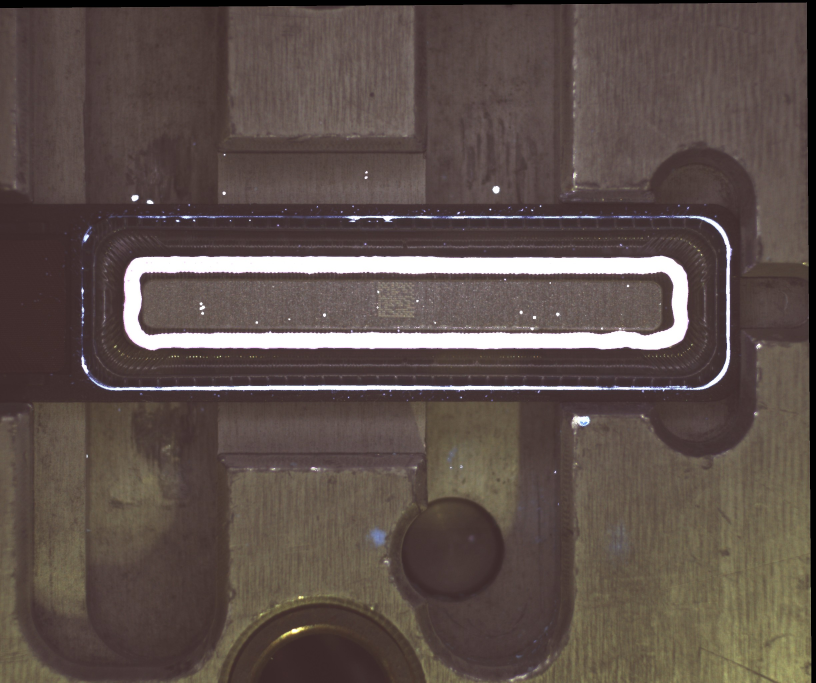
#> input picture images/GL135141V1L0XFCA1+P13434443114-Normal.jpg, 2448 x 2048 px (shown at 1/3 size)
$ python app3.py
#> lines starting #> are read from the running program, lines starting #| are printed output that depends on the picture; after the words box and inside, x2 and y2 are one past the last pixel; in counts of white or black regions, pixels touching at a corner belong together
import cv2
import numpy as np

# 讀取圖片
# image_path = "images/GL135141V1L0XFCA1+P13434443114-Normal.jpg"
image_path = "images/GL135141V1L0XFCA1+P13434443114-Normal.jpg"
image = cv2.imread(image_path, cv2.IMREAD_GRAYSCALE)
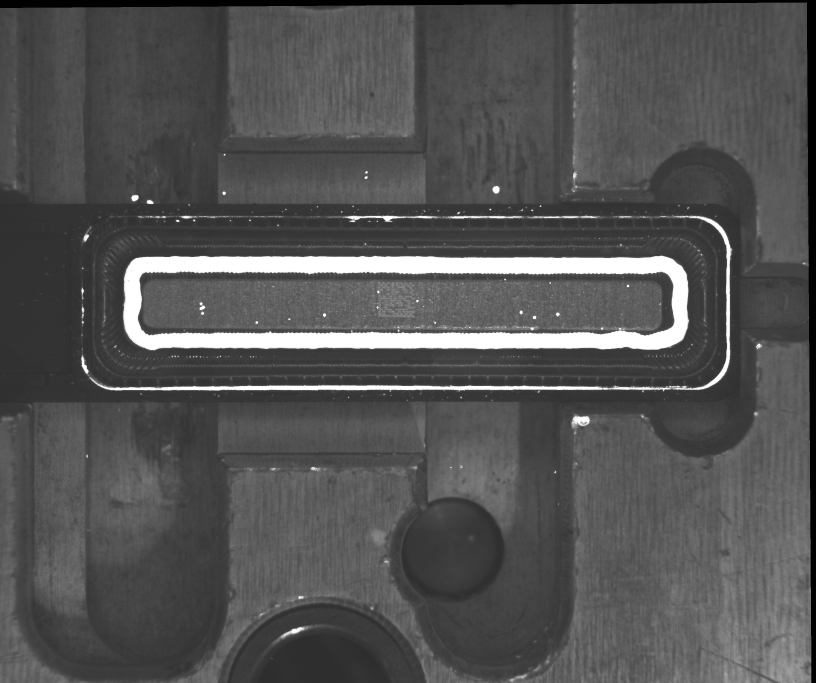
#> image: shape (2048, 2448) (shown at 1/3 size); min 0, max 255, mean 83.7

# 使用 Gaussian 模糊來平滑圖像，減少雜訊
blur_radius = 13
image = cv2.GaussianBlur(image, (blur_radius, blur_radius), 0)

# 使用自適應閾值來進行二值化
binary = cv2.adaptiveThreshold(
    image, 255, cv2.ADAPTIVE_THRESH_GAUSSIAN_C, cv2.THRESH_BINARY, 11, 2,
    # blurred, 255, cv2.ADAPTIVE_THRESH_GAUSSIAN_C, cv2.THRESH_BINARY, 11, 2
)
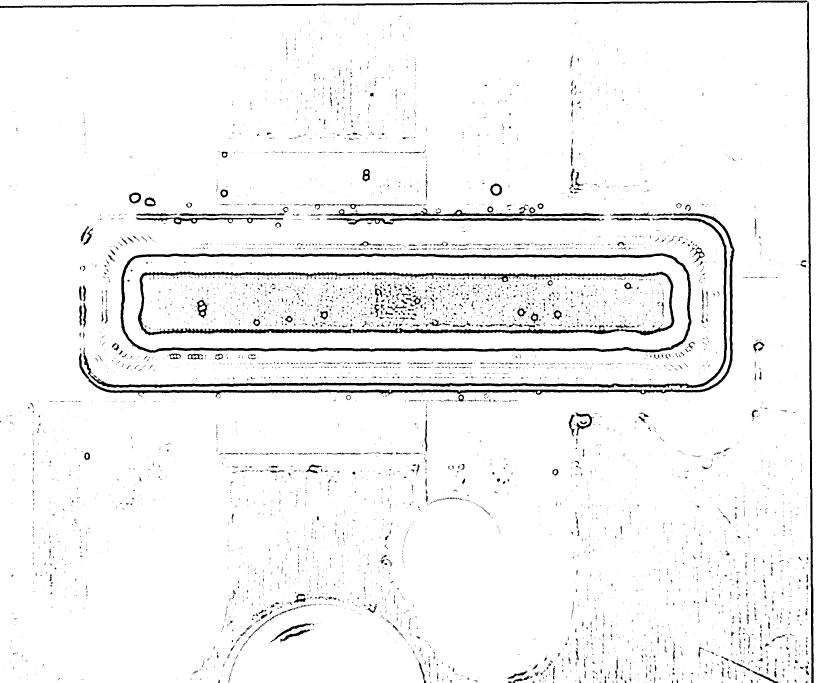
#> binary: shape (2048, 2448) (shown at 1/3 size); 95.7% white; 7777 black regions (7047 under 20 px), largest, box (x1, y1, x2, y2) and area: (361, 760, 2075, 1058) 29275, (414, 815, 2023, 1007) 29208, (0, 1, 2441, 2048) 25055

# 反轉顏色，使得白色部分為我們感興趣的區域
binary = cv2.bitwise_not(binary)
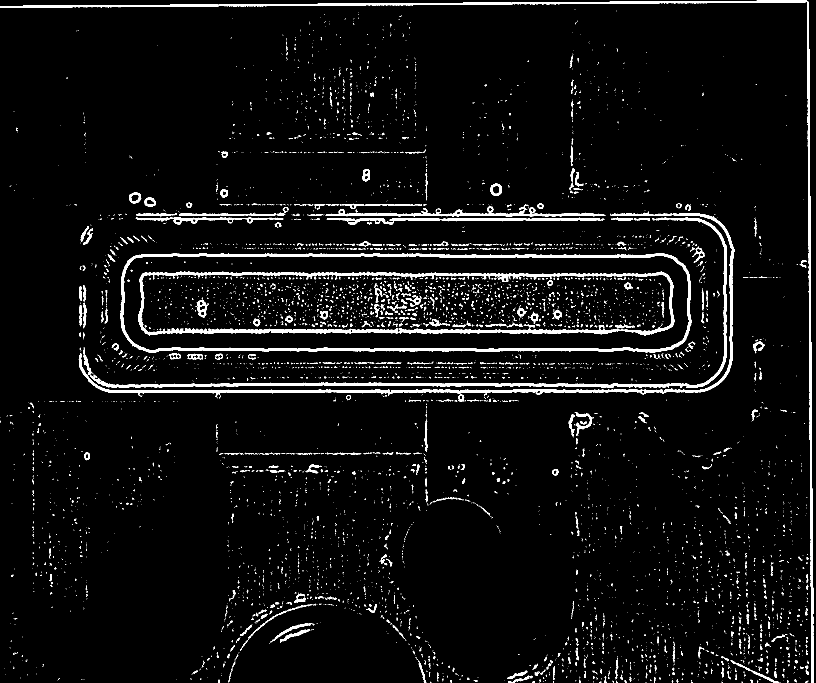
#> binary: shape (2048, 2448) (shown at 1/3 size); 4.3% white; 7777 white regions (7047 under 20 px)

# 尋找輪廓
contours, _ = cv2.findContours(binary, cv2.RETR_TREE, cv2.CHAIN_APPROX_SIMPLE)
#> contours = 8852 contours, 8412 with area under 20; largest, box (x1, y1, x2, y2) and area: (361, 760, 2075, 1058) 486938, (368, 766, 2069, 1053) 461470, (414, 815, 2023, 1007) 25546, (0, 1, 2441, 2048) 20584, (236, 635, 2204, 1192) 17484

# 選擇最大的輪廓進行簡化和平滑
contours_keep = 4
contours = sorted(contours, key=cv2.contourArea, reverse=True)[:contours_keep]
#> contours = 4 contours; box (x1, y1, x2, y2) and area: (361, 760, 2075, 1058) 486938, (368, 766, 2069, 1053) 461470, (414, 815, 2023, 1007) 25546, (0, 1, 2441, 2048) 20584

# 選擇最內層的輪廓來繪製
mask = np.zeros_like(image)
cv2.drawContours(mask, contours, -1, 255, thickness=cv2.FILLED)
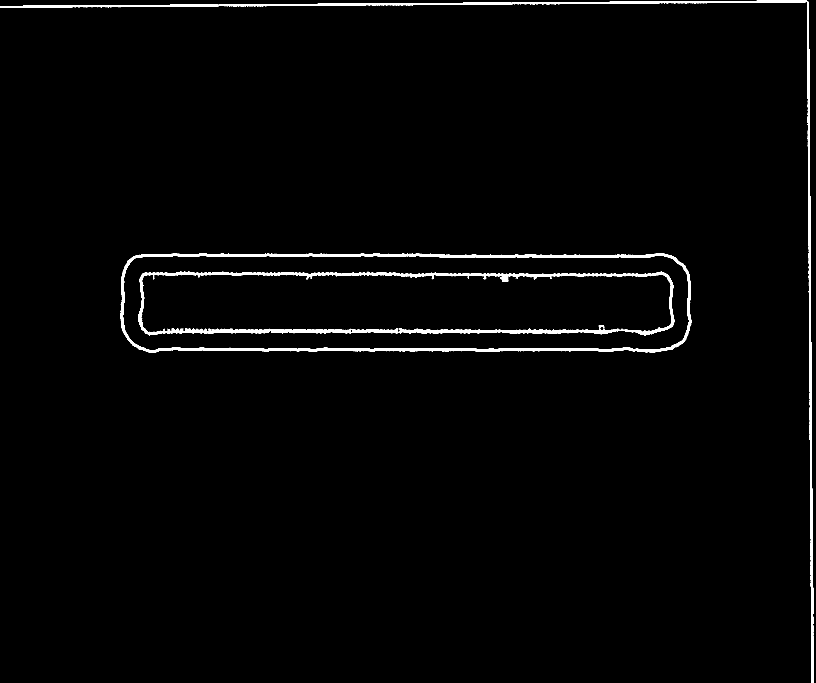
#> mask: shape (2048, 2448) (shown at 1/3 size); 1.7% white; 3 white regions, box (x1, y1, x2, y2) and area: (414, 815, 2023, 1007) 29342, (361, 760, 2075, 1058) 29282, (0, 1, 2441, 2048) 25055

# 計算指定位置的寬度
def measure_width(mask, y):
    x_indices = np.where(mask[y, :] == 255)[0]
    if len(x_indices) >= 2:
        width = x_indices[-1] - x_indices[0]
        return width
    return None

p1,radius = (300,850), 10
p2,radius = (300,900), 10
cv2.circle(mask, p1, radius, 255, -1)
#> mask: shape (2048, 2448); 1.7% white; 4 white regions, box (x1, y1, x2, y2) and area: (414, 815, 2023, 1007) 29342, (361, 760, 2075, 1058) 29282, (0, 1, 2441, 2048) 25055, (290, 840, 311, 861) 317
cv2.circle(mask, p2, radius, 255, -1)
#> mask: shape (2048, 2448); 1.7% white; 5 white regions, box (x1, y1, x2, y2) and area: (414, 815, 2023, 1007) 29342, (361, 760, 2075, 1058) 29282, (0, 1, 2441, 2048) 25055, (290, 840, 311, 861) 317, (290, 890, 311, 911) 317


# 指定量測位置的Y座標
y_positions = [61, 163, 252]

# 量測寬度
for y in y_positions:
    width = measure_width(mask, y)
    if width:
        print(f"位置 Y = {y} 的寬度為: {width} 像素")
    else:
        print(f"無法在位置 Y = {y} 找到有效的寬度")
#> this loop made 3 passes
#> (x_indices in measure_width, width) on passes 1 to 3: ([2421, 2422, 2423, 2424, 2425, 2426], 5), ([2422, 2423, 2424, 2425, 2426, 2427], 5), ([2423, 2424, 2425, 2426, 2427], 4)
#| 位置 Y = 61 的寬度為: 5 像素
#| 位置 Y = 163 的寬度為: 5 像素
#| 位置 Y = 252 的寬度為: 4 像素

# 顯示結果
cv2.imshow("Smoothed Contour", mask)
cv2.waitKey(0)
cv2.destroyAllWindows()

$ run again, with images/GL135141V1L0XFCA1+P13434443114- measurement.png saved as images/GL135141V1L0XFCA1+P13434443114-Normal.jpg
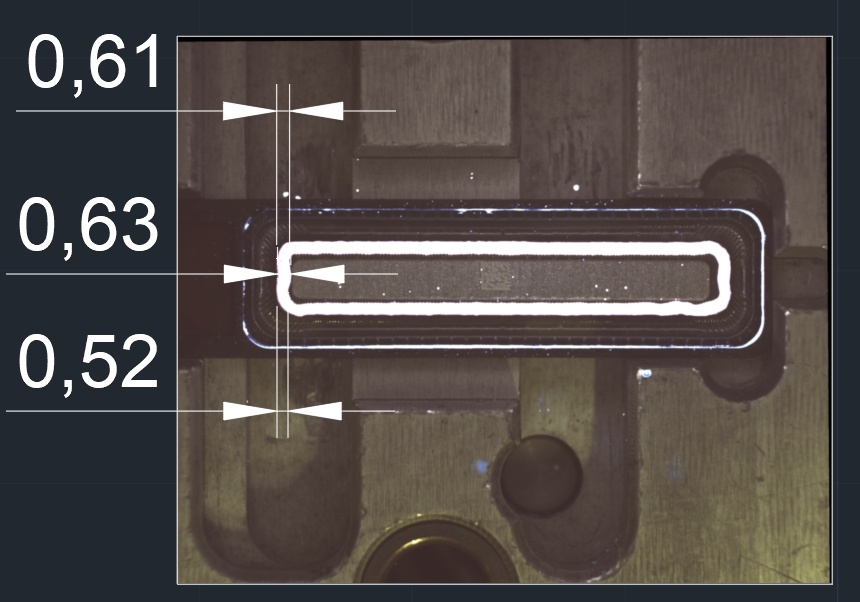
#> input picture images/GL135141V1L0XFCA1+P13434443114- measurement.png, 860 x 602 px
#> `binary = cv2.adaptiveThreshold( image, 255, cv2.ADAPTIVE_THRESH_GAUSSI..`:
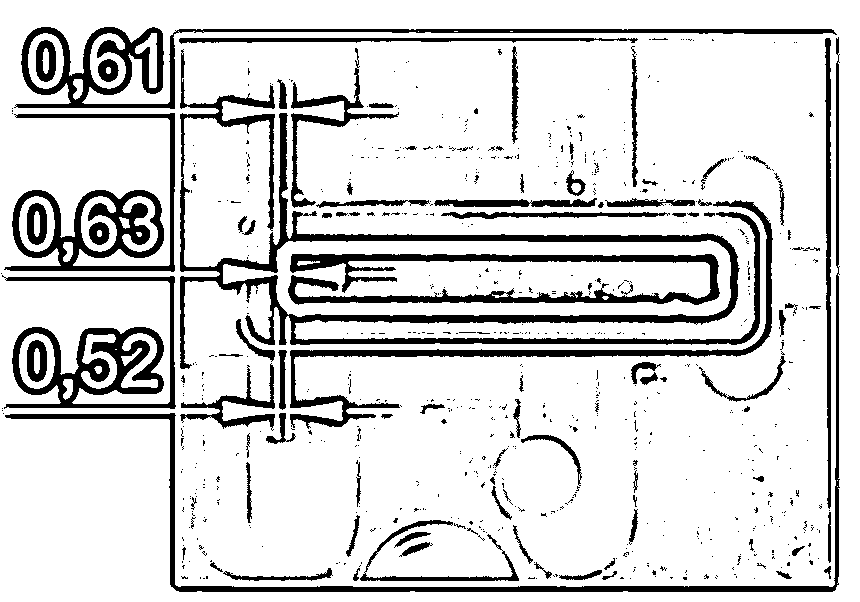
#> binary: shape (602, 860); 84.5% white; 722 black regions (620 under 20 px), largest, box (x1, y1, x2, y2) and area: (180, 49, 760, 369) 16048, (288, 254, 720, 305) 7442, (14, 27, 837, 109) 7337
#> `contours, _ = cv2.findContours(binary, cv2.RETR_TREE, cv2.CHAIN_APPROX..`: contours = 867 contours, 765 with area under 20; largest, box (x1, y1, x2, y2) and area: (180, 49, 760, 369) 47560, (222, 239, 732, 318) 34300, (4, 113, 175, 272) 10002, (14, 27, 837, 109) 9905, (2, 275, 176, 409) 9805
#> `contours = sorted(contours, key=cv2.contourArea, reverse=True)[:contou..`: contours = 4 contours; box (x1, y1, x2, y2) and area: (180, 49, 760, 369) 47560, (222, 239, 732, 318) 34300, (4, 113, 175, 272) 10002, (14, 27, 837, 109) 9905
#> `cv2.drawContours(mask, contours, -1, 255, thickness=cv2.FILLED)`:
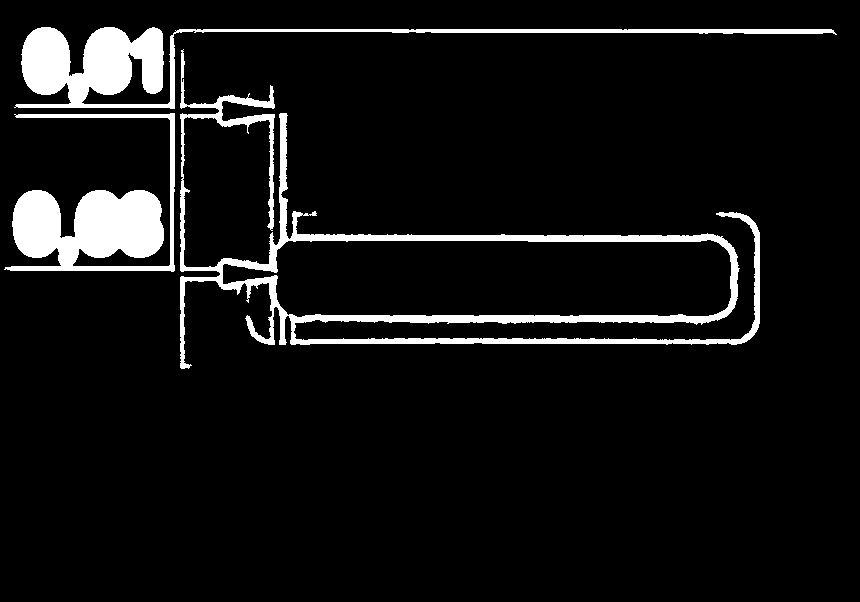
#> mask: shape (602, 860); 7.3% white; 3 white regions, box (x1, y1, x2, y2) and area: (180, 49, 760, 369) 16051, (14, 27, 837, 109) 11058, (4, 113, 175, 272) 10703
#> the loop `for y in y_positions:` made 3 passes
#> width on passes 1 to 3: 163, 116, 737
#> (printed output is left out)
